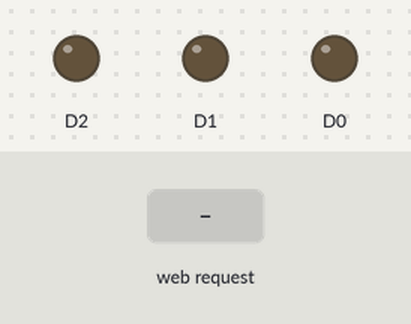
Bench run of a sketch on a simulated ESP8266 (NodeMCU). On the bench: output pins drawn as LEDs (lit = HIGH). The test bench sets the inputs (shaded band). WiFi joins after 1.5 s; servers stay silent unless stated; what the sketch prints to the serial monitor is not drawn.

Above: at 2.7 s.
2.8 s: HTTP request GET /led_set?field1=1 received
At 4.6 s:
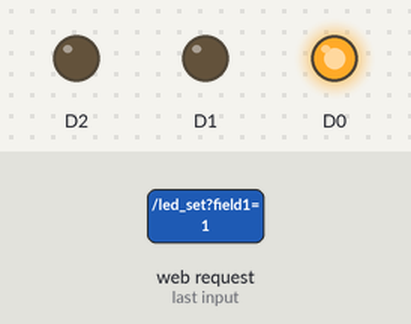
5.0 s: HTTP request GET /led_set?field2=1 received
At 6.1 s:
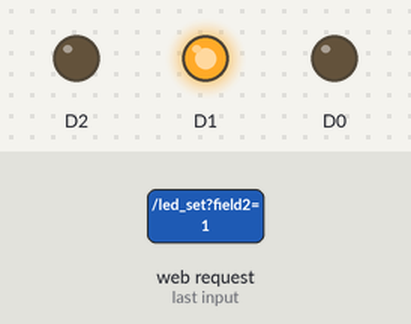
7.0 s: HTTP request GET /led_set?field1=1&field2=1&field3=1 received
At 8.7 s:
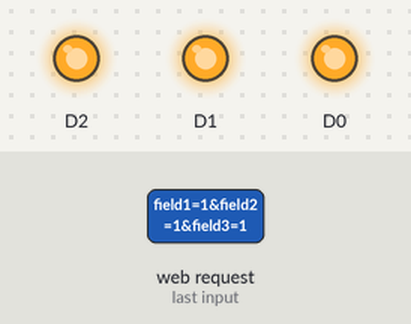
9.0 s: HTTP request GET /led_set received
At 10.5 s:
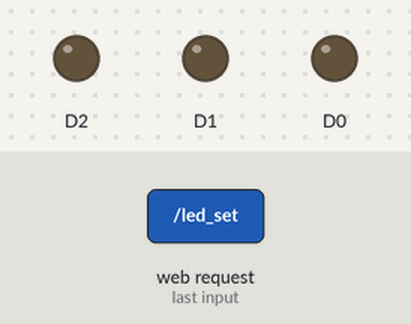
11.0 s: HTTP request GET /led_set?field1=120 received
At 12.0 s:
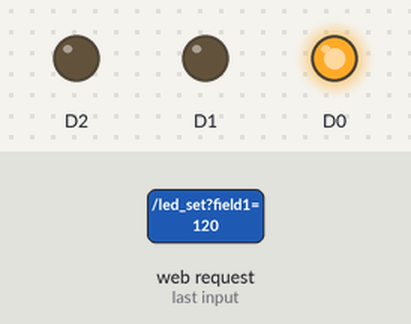
Timing chart, 0 to 14.0 s (numbered marks = the images above; inputs shaded):
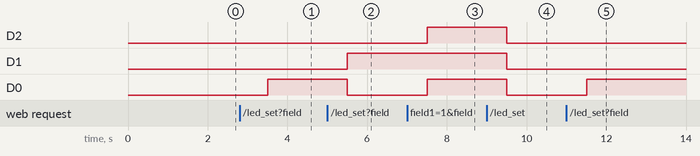

Measured:
- after the input at 2.8 s, D0: LOW → HIGH after 0.70 s
- after the input at 5.0 s, D1: LOW → HIGH after 0.50 s; D0: HIGH → LOW after 0.50 s
- after the input at 7.0 s, D2, D0: LOW → HIGH after 0.50 s
- after the input at 9.0 s, D2, D1, D0: HIGH → LOW after 0.50 s
- after the input at 11.0 s, D0: LOW → HIGH after 0.51 s

The sketch:

iot_midterm_compressed.ino
```cpp
#include <ESP8266WebServer.h>
#include <ESP8266mDNS.h>
#include <ESP8266WiFi.h>
#include "Code.h";


ESP8266WebServer server(80);
const char* ssid = "Bhavani";
const char* passwd = "bhavani1234";


void handle(){
  server.send(200, "text/html", Code);
}


void led_control(){
   int state1 = server.arg("field1").toInt();
   int state2 = server.arg("field2").toInt();
   int state3 = server.arg("field3").toInt();
   int state4 = server.arg("field4").toInt();
   digitalWrite(D0,state1);
   digitalWrite(D1,state2);
   digitalWrite(D2,state3);
   Serial.print("field1 = ");
   Serial.println(state1);
   Serial.print("field2 = ");
   Serial.println(state2);
   Serial.print("field3 = ");
   Serial.println(state3);
   Serial.print("field4 = ");
   Serial.println(state4);
   Serial.println();
   server.send(200, "text/plane");
}

void setup(){
  Serial.begin(115200);
  WiFi.begin(ssid, passwd);
  pinMode(D0,OUTPUT);
  pinMode(D1,OUTPUT);
  pinMode(D2,OUTPUT);
  while(WiFi.status() != WL_CONNECTED)
  {
    Serial.print(".");
    delay(500);
  }
  Serial.println();
  Serial.print("IP address : ");
  Serial.println(WiFi.localIP());
  server.on("/", handle);
  server.on("/led_set", led_control);
  server.begin();
}


void loop(){
  server.handleClient();
  delay(1000);
}
```

Source omitted: Code.h (34796 bytes)
